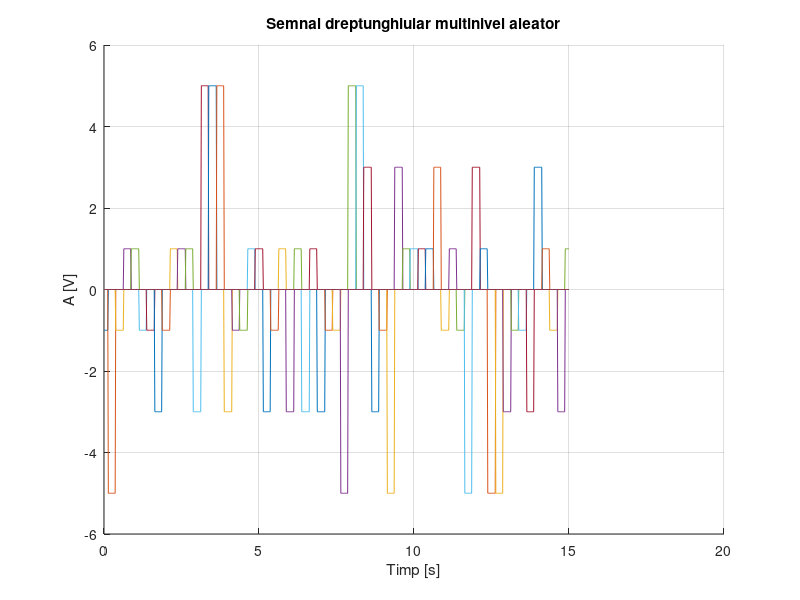

Write MATLAB code to recreate this figure.
%Semnal dreptunghiular multinivel, aleator cu:
%Durata fiecarui nivel: 0,25 s;
%Nivelurile:
%c){-5,-3,-1,1,3,5}
%Rezolutie temporala 20ms
t=0:0.02:15;
niv = [ -5 -3 -1 1 3 5 ];
hold on
title('Semnal dreptunghiular multinivel aleator')
xlabel('Timp [s]')
ylabel('A [V]')
for n=0:0.25:40
y = datasample(niv, 1);
plot(t, y*rectpuls(t-n, 0.25))
end
grid